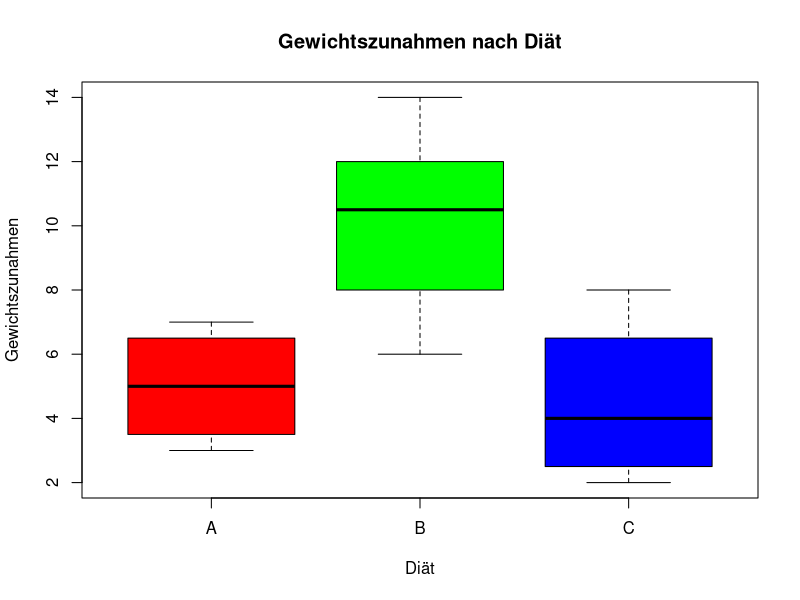

Generate this figure with R:
## ---- chunk 1
# ANOVA händische durchführung
gains <- list(
  A = c(3, 6, 7, 4),
  B = c(10, 12, 11, 14, 8, 6),
  C = c(8, 3, 2, 5))

# Überblick über die Daten / Farben nach Diet
str(gains)
boxplot(gains, col = c("red", "green", "blue"), 
        ylab = "Gewichtszunahmen",
        xlab = "Diät",
        main = "Gewichtszunahmen nach Diät")

# Hypothesen
# H0: mu_a = mu_b = mu_c
# H1: mindestens ein mu_i ist ungleich

# Berechnung der Mittelwerte
mean_total = mean(unlist(gains))

# Berechnung der Quadratsummen
qs_between2 <- 0
for (group in gains) {
  group_mean <- mean(group)
  n <- length(group)
  qs_between2 <- qs_between2 + n * (group_mean - mean_total)^2
}

qs_within2 <- 0
for (group in gains) {
  group_mean <- mean(group)
  for (value in group) {
    qs_within2 <- qs_within2 + (value - group_mean)^2
  }
}

qs_total <- sum((unlist(gains) - mean_total)^2)

# Überprüfen der Vorraussetzungen

# Normalverteilung
for (group in gains) {
  print(shapiro.test(group))
}

# Varianzhomogenität (Barlet-Test)
bartlett.test(gains)

# Freiheitsgrade
df_between <- length(gains) - 1
df_within <- length(unlist(gains)) - length(gains)
df_total <- length(unlist(gains)) - 1

# Berechnung der Varianzen (MS)
ms_total <- qs_total / df_total
ms_between <- qs_between2 / df_between
ms_within <- qs_within2 / df_within

# Berechnung des F-Wertes
f_value <- ms_between / ms_within

# kritischer F-Wert aus Tabelle
alpha <- 0.05
f_critical <- qf(1 - alpha, df_between, df_within)

# Ergebnis
if (f_value > f_critical) {
  print("H0 wird verworfen")
} else {
  print("H0 wird nicht verworfen")
}

# Überprüfung mit R
diet <- factor(rep(names(gains), times = sapply(gains, length)))
all_gains <- unlist(gains)

aov_result <- aov(all_gains ~ diet)
summary(aov_result)

## ---- chunk 2
# Daten einlesen
library(readxl)
birthwt <- read_excel("UE3 Daten/birthwt_aov.xlsx")

# Überblick über die Daten
str(birthwt)
summary(birthwt)


